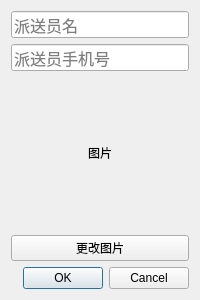
<?xml version="1.0" encoding="UTF-8"?>
<ui version="4.0">
 <class>DialogManageCourier</class>
 <widget class="QDialog" name="DialogManageCourier">
  <property name="geometry">
   <rect>
    <x>0</x>
    <y>0</y>
    <width>200</width>
    <height>300</height>
   </rect>
  </property>
  <property name="windowTitle">
   <string>更改派送员信息</string>
  </property>
  <layout class="QVBoxLayout" name="verticalLayout">
   <item>
    <widget class="QLineEdit" name="lineEditName">
     <property name="font">
      <font>
       <pointsize>12</pointsize>
      </font>
     </property>
     <property name="maxLength">
      <number>16</number>
     </property>
     <property name="placeholderText">
      <string>派送员名</string>
     </property>
    </widget>
   </item>
   <item>
    <widget class="QLineEdit" name="lineEditPhone">
     <property name="font">
      <font>
       <pointsize>12</pointsize>
      </font>
     </property>
     <property name="maxLength">
      <number>16</number>
     </property>
     <property name="placeholderText">
      <string>派送员手机号</string>
     </property>
    </widget>
   </item>
   <item>
    <widget class="QLabel" name="label">
     <property name="text">
      <string>图片</string>
     </property>
     <property name="alignment">
      <set>Qt::AlignCenter</set>
     </property>
    </widget>
   </item>
   <item>
    <widget class="QPushButton" name="pushButton">
     <property name="text">
      <string>更改图片</string>
     </property>
    </widget>
   </item>
   <item>
    <widget class="QDialogButtonBox" name="buttonBox">
     <property name="orientation">
      <enum>Qt::Horizontal</enum>
     </property>
     <property name="standardButtons">
      <set>QDialogButtonBox::Cancel|QDialogButtonBox::Ok</set>
     </property>
    </widget>
   </item>
  </layout>
 </widget>
 <resources/>
 <connections>
  <connection>
   <sender>buttonBox</sender>
   <signal>accepted()</signal>
   <receiver>DialogManageCourier</receiver>
   <slot>accept()</slot>
   <hints>
    <hint type="sourcelabel">
     <x>248</x>
     <y>254</y>
    </hint>
    <hint type="destinationlabel">
     <x>157</x>
     <y>274</y>
    </hint>
   </hints>
  </connection>
  <connection>
   <sender>buttonBox</sender>
   <signal>rejected()</signal>
   <receiver>DialogManageCourier</receiver>
   <slot>reject()</slot>
   <hints>
    <hint type="sourcelabel">
     <x>316</x>
     <y>260</y>
    </hint>
    <hint type="destinationlabel">
     <x>286</x>
     <y>274</y>
    </hint>
   </hints>
  </connection>
 </connections>
</ui>
